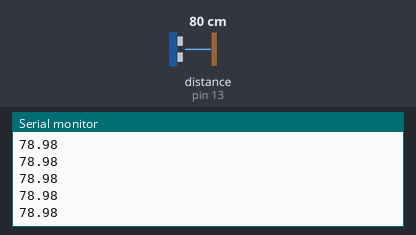
A sketch run on a simulated Arduino Uno, built with avr-gcc and run on an emulated ATmega328P. Shown: the last lines printed to the serial monitor. Wiring (inferred from the names in the program): ultrasonic range finder: trigger pin 12; echo pin 13. Inputs (shaded band) come from the test bench; at power-on: distance to the obstacle (sensor on pin 13) 80 cm. The echo pulse lasts 58.3 µs per cm.

Above: at 1.2 s.
1.3 s: distance to the obstacle (sensor on pin 13) set to 2 cm
At 1.38 s:
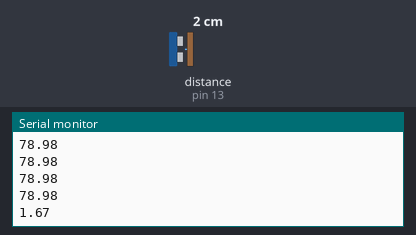
2.8 s: distance to the obstacle (sensor on pin 13) set to 4 cm
At 2.89 s:
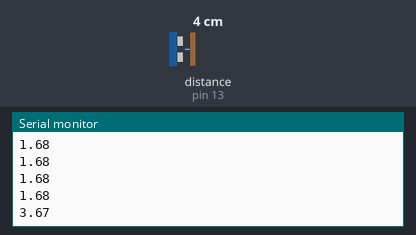
Timing chart, 0 to 5.8 s (numbered marks = the images above; inputs shaded):
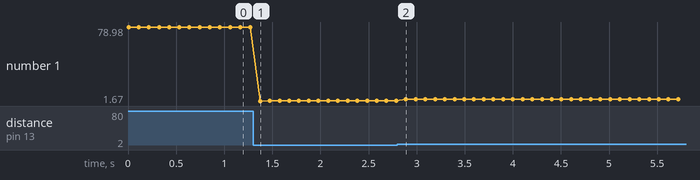

Measured:
- after the input at 1.3 s, the serial monitor: prints a new line after 0.07 s (image 1)
- after the input at 2.8 s, the serial monitor: prints a new line after 0.09 s (image 2)
- plotted number 1: 78.98 → 1.68 after the input at 1.3 s, 1.68 → 3.67 after the input at 2.8 s

The sketch:

SensorUltrasonicoGasolinera.ino
```cpp
void setup() {
  Serial.begin(9600);
  pinMode(12, OUTPUT); // trig
  pinMode(13, INPUT);  // echo
}

void loop() {
 double duracion;
  double distancia;

  // Generar el pulso de trigger
  digitalWrite(12, LOW);
  delayMicroseconds(2);
  digitalWrite(12, HIGH);
  delayMicroseconds(10);
  digitalWrite(12, LOW);

  // Leer la duración del pulso de echo
  duracion = pulseIn(13, HIGH);

  // Calcular la distancia
  distancia = duracion * 0.034 / 2;


  Serial.println(distancia);

  // Esperar un poco antes de la próxima medición
  delay(100);
}
```
